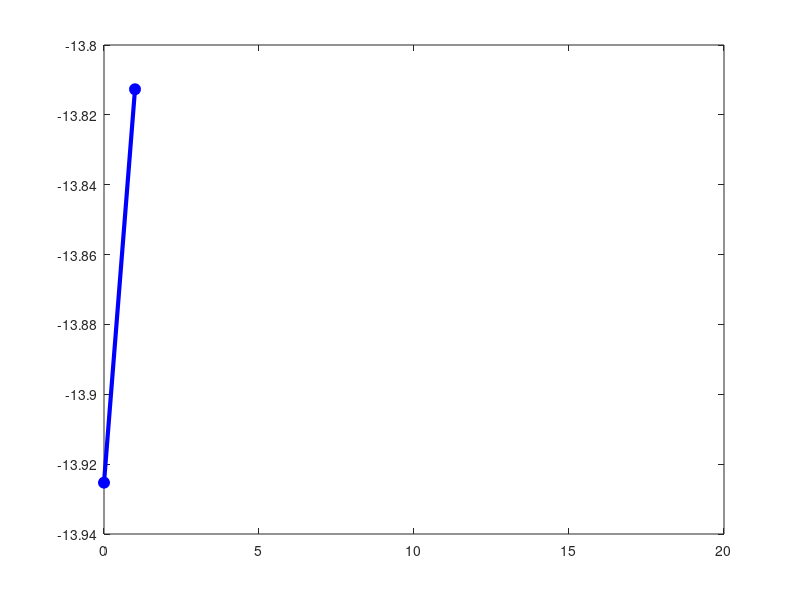
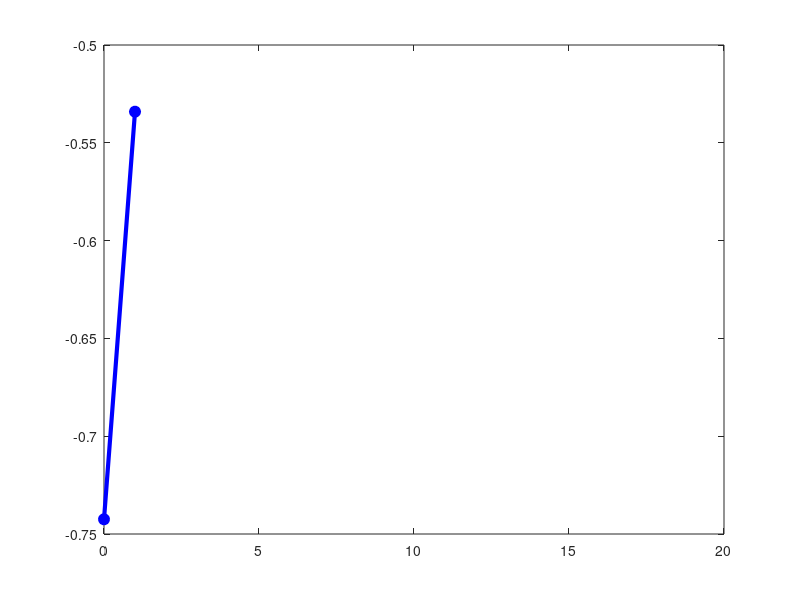

Write the MATLAB code that produced these figures, in order.
matricule = 514162
bulletsize = 8; bulletcolor = 'blue';
bullet = {'o','markerfacecolor',bulletcolor,'color',bulletcolor,...
          'markersize',bulletsize};
rand('state',matricule);
if exist('condA') ~= 1, condA = 1.e14; end
if exist('sizeA') ~= 1, sizeA = 10; end
n = sizeA;

% create matrices of size n x n with given condition number
% First make random matrix
X = rand(n,n);
% then find QR-factorisation to obtain an orthogonal matrix U
[U R] = qr(X);
% repeat the procedure to obtain an orthogonal matrix V
X = rand(n,n);
[V R] = qr(X);
% construct a diagonal matrix with condition number as given
Sigma = diag(1+(n-1:-1:0)/(n-1)*(condA-1));
A = U*Sigma*V';
% reduce values of A to the interval [-1,1]
A = A/max(max(abs(A)));
% check that condition number is as given
condAtest = cond(A)

x = floor(10*rand(n,1));
b = A*x;

xhat0 = A\b; % solution initiale

nit = 20;
rr = zeros(n,nit+1); eehat = zeros(n,nit+1);
%
% Implémentation d'une boucle de raffinements itératifs for i=1:nit
% et stockage des erreurs et des résidus après chaque raffinement dans rr et ee 
% Donc:
% <initialisations de r, ehat, xhat>
xhat = xhat0;
r = b - A*xhat;
ehat = A\r;  % Calcul de ehat initial

for i = 1:nit
    % Raffinement itératif
    [L, U] = lu(A);  % Factorisation LU de A
    
    % Résoudre le système linéaire pour obtenir la correction Delta x
    delta_x = U \ (L \ r);
    
    % Mise à jour de xhat
    xhat = xhat + delta_x;
    
    % Recalcul du résidu et de ehat
    r = b - A*xhat;
    ehat = A\r;
    
    % Stockage des résidus et erreurs
    rr(i) = norm(r);     % Norme du résidu
    eehat(i) = norm(ehat);  % Norme de l'erreur ehat
end

%for i=1:nit
%    <raffinement itératif: nouvelles valeurs de r, ehat, xhat>
%    rr(i) = r; eehat(i) = ehat;
%end

normrr = sqrt(sum(rr.^2));
normeehat = sqrt(sum(eehat.^2));


figure(1)
normrr = sqrt(sum(rr.^2));
plot((0:nit),log10(normrr),'b','linewidth',3)
hold on
plot((0:nit),log10(normrr),bullet{:})
hold off

figure(2)
normeehat = sqrt(sum(eehat.^2));
plot((0:nit),log10(normeehat),'b','linewidth',3)
hold on
plot((0:nit),log10(normeehat),bullet{:})
hold off